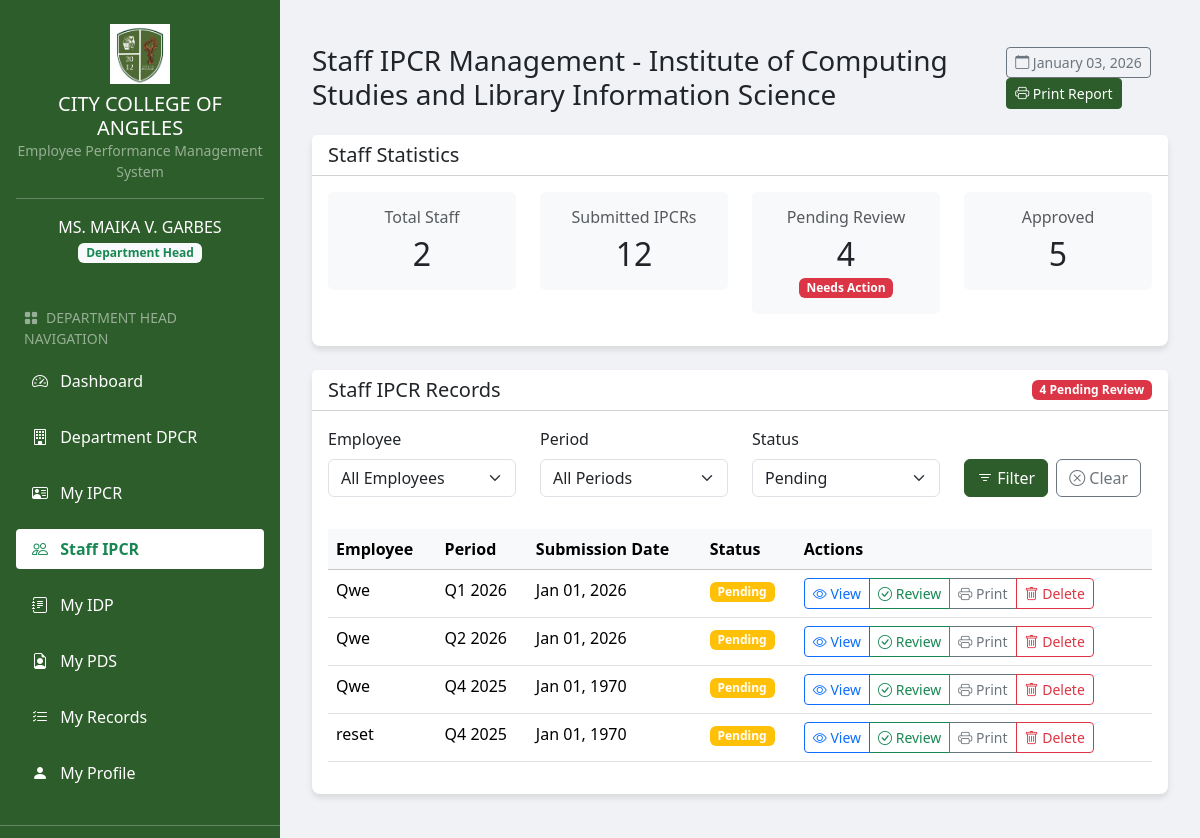
Page /staff_ipcr.php?status=Pending (signed in) on the committed database.
### tables this page shows
CREATE TABLE `departments` (
  `id` int(11) NOT NULL,
  `name` varchar(255) NOT NULL,
  `description` text DEFAULT NULL,
  `head_id` int(11) DEFAULT NULL,
  `created_at` timestamp NOT NULL DEFAULT current_timestamp(),
  `updated_at` timestamp NOT NULL DEFAULT current_timestamp() ON UPDATE current_timestamp()
);

CREATE TABLE `records` (
  `id` int(11) NOT NULL,
  `user_id` int(11) NOT NULL,
  `form_type` enum('DPCR','IPCR','IDP') NOT NULL,
  `period` varchar(255) NOT NULL,
  `content` longtext DEFAULT NULL,
  `status` enum('Draft','Pending','Approved','Rejected') NOT NULL DEFAULT 'Draft',
  `date_submitted` timestamp NULL DEFAULT NULL,
  `reviewed_by` int(11) DEFAULT NULL,
  `date_reviewed` timestamp NULL DEFAULT NULL,
  `comments` text DEFAULT NULL,
  `computation_type` enum('Type1','Type2') DEFAULT 'Type1',
  `feedback` varchar(255) DEFAULT NULL,
  `confidential_remarks` varchar(255) DEFAULT NULL,
  `position` varchar(255) NOT NULL
);

CREATE TABLE `users` (
  `id` int(11) NOT NULL,
  `name` varchar(255) NOT NULL,
  `email` varchar(255) NOT NULL,
  `password` varchar(255) NOT NULL,
  `role` enum('admin','president','department_head','regular_employee','user') NOT NULL DEFAULT 'user',
  `department_id` int(11) DEFAULT NULL,
  `avatar` varchar(255) DEFAULT NULL,
  `remember_token` varchar(255) DEFAULT NULL,
  `created_at` timestamp NOT NULL DEFAULT current_timestamp(),
  `updated_at` timestamp NOT NULL DEFAULT current_timestamp() ON UPDATE current_timestamp()
);

### staff_ipcr.php (the view, shortened to what this page needs)
<?php
include_once('includes/header.php');
$host = "localhost";
$username = "root";
$password = "";
$database = "epms_db";
$conn = new mysqli($host, $username, $password, $database);
$department_id = $_SESSION['user_department_id'];
$department_query = "SELECT name FROM departments WHERE id = ?";
$stmt = $conn->prepare($department_query);
$stmt->bind_param("i", $department_id);
$stmt->execute();
$result = $stmt->get_result();
$department_name = ($result->num_rows > 0) ? $result->fetch_assoc()['name'] : 'Unknown Department';
$staff_query = "SELECT id, name, email FROM users WHERE department_id = ? AND role = 'regular_employee'";
$stmt = $conn->prepare($staff_query);
$stmt->bind_param("i", $department_id);
$stmt->execute();
$staff_result = $stmt->get_result();
$ipcr_query = "SELECT r.*, u.name as employee_name, u.email as employee_email
               FROM records r
               INNER JOIN users u ON r.user_id = u.id
               WHERE u.department_id = ? AND r.form_type = 'IPCR' AND u.id != ?
               ORDER BY r.date_submitted DESC";
$stmt = $conn->prepare($ipcr_query);
$stmt->bind_param("ii", $department_id, $_SESSION['user_id']);
$stmt->execute();
$ipcr_result = $stmt->get_result();
$all_ipcr_records = [];
while ($row = $ipcr_result->fetch_assoc()) {
    $all_ipcr_records[] = $row;
}
mysqli_data_seek($ipcr_result, 0);
$status_counts = [
    'Pending' => 0,
    'Approved' => 0,
    'Rejected' => 0,
    'Draft' => 0
];
foreach ($all_ipcr_records as $record) {
    if (isset($record['status'])) {
        $status_counts[$record['status']]++;
    }
}
$filter_employee = isset($_GET['employee']) ? $_GET['employee'] : "all";
$filter_period = isset($_GET['period']) ? $_GET['period'] : "all";
$filter_status = isset($_GET['status']) ? $_GET['status'] : "all";
if ($filter_employee != "all" || $filter_period != "all" || $filter_status != "all") {
    $filtered_query = "SELECT r.*, u.name as employee_name
                      FROM records r
                      INNER JOIN users u ON r.user_id = u.id
                      WHERE u.department_id = ? AND r.form_type = 'IPCR' AND u.id != ?";
    $bind_types = "ii";
    $bind_params = [$department_id, $_SESSION['user_id']];
    if ($filter_status != "all") {
        $filtered_query .= " AND r.status = ?";
        $bind_types .= "s";
        $bind_params[] = $filter_status;
    }
    $filtered_query .= " ORDER BY r.date_submitted DESC";
    $stmt = $conn->prepare($filtered_query);
    $stmt->bind_param($bind_types, ...$bind_params);
    $stmt->execute();
    $ipcr_result = $stmt->get_result();
}
?>
<div class="container-fluid py-4">
    <div class="d-flex justify-content-between align-items-center mb-4">
        <h1 class="h3 mb-0">Staff IPCR Management - <?php echo htmlspecialchars($department_name); ?></h1>
        <div>
            <button class="btn btn-sm btn-outline-secondary me-2">
                <i class="bi bi-calendar"></i>
                <?php echo date('F d, Y'); ?>
            </button>
            <button class="btn btn-sm btn-primary" onclick="window.print()">
                <i class="bi bi-printer"></i> Print Report
            </button>
        </div>
    </div>
    <div class="card mb-4">
        <div class="card-header bg-white">
            <h5 class="mb-0">Staff Statistics</h5>
        </div>
        <div class="card-body">
            <div class="row">
                <div class="col-md-3 mb-3">
                    <div class="bg-light rounded p-3 text-center">
                        <h6 class="text-muted mb-2">Total Staff</h6>
                        <h2 class="mb-0"><?php echo $staff_result->num_rows; ?></h2>
                    </div>
                </div>
                <div class="col-md-3 mb-3">
                    <div class="bg-light rounded p-3 text-center">
                        <h6 class="text-muted mb-2">Submitted IPCRs</h6>
                        <h2 class="mb-0"><?php echo count($all_ipcr_records); ?></h2>
                    </div>
                </div>
                <div class="col-md-3 mb-3">
                    <div class="bg-light rounded p-3 text-center">
                        <h6 class="text-muted mb-2">Pending Review</h6>
                        <h2 class="mb-0"><?php echo $status_counts['Pending']; ?></h2>
                        <?php if ($status_counts['Pending'] > 0): ?>
                        <span class="badge bg-danger badge-new">Needs Action</span>
                        <?php endif; ?>
                    </div>
                </div>
                <div class="col-md-3 mb-3">
                    <div class="bg-light rounded p-3 text-center">
                        <h6 class="text-muted mb-2">Approved</h6>
                        <h2 class="mb-0"><?php echo $status_counts['Approved']; ?></h2>
                    </div>
                </div>
            </div>
        </div>
    </div>
    <div class="card">
        <div class="card-header bg-white d-flex justify-content-between align-items-center">
            <h5 class="mb-0">Staff IPCR Records</h5>
            <?php if ($status_counts['Pending'] > 0): ?>
            <span class="badge bg-danger"><?php echo $status_counts['Pending']; ?> Pending Review</span>
            <?php endif; ?>
        </div>
        <div class="card-body">
            <form action="staff_ipcr.php" method="GET" class="mb-4">
                <div class="row">
                    <div class="col-md-3 mb-2">
                        <label for="employee" class="form-label">Employee</label>
                        <select class="form-select" name="employee" id="employee">
                            <option value="all" <?php echo ($filter_employee == "all") ? "selected" : ""; ?>>All Employees</option>
                        </select>
                    </div>
                    <div class="col-md-3 mb-2">
                        <label for="period" class="form-label">Period</label>
                        <select class="form-select" name="period" id="period">
                            <option value="all" <?php echo ($filter_period == "all") ? "selected" : ""; ?>>All Periods</option>
                        </select>
                    </div>
                    <div class="col-md-3 mb-2">
                        <label for="status" class="form-label">Status</label>
                        <select class="form-select" name="status" id="status">
                            <option value="Pending" <?php echo ($filter_status == "Pending") ? "selected" : ""; ?>>Pending</option>
                        </select>
                    </div>
                    <div class="col-md-3 mb-2 d-flex align-items-end">
                        <button type="submit" class="btn btn-primary me-2">
                            <i class="bi bi-filter"></i> Filter
                        </button>
                        <a href="staff_ipcr.php" class="btn btn-outline-secondary">
                            <i class="bi bi-x-circle"></i> Clear
                        </a>
                    </div>
                </div>
            </form>
            <div class="table-responsive">
                <table class="table table-hover">
                    <thead class="table-light">
                        <tr>
                            <th>Employee</th>
                            <th>Period</th>
                            <th>Submission Date</th>
                            <th>Status</th>
                            <th>Actions</th>
                        </tr>
                    </thead>
                    <tbody>
                        <?php if ($ipcr_result->num_rows > 0): ?>
                            <?php while ($ipcr = $ipcr_result->fetch_assoc()): ?>
                                <tr>
                                    <td><?php echo htmlspecialchars($ipcr['employee_name']); ?></td>
                                    <td><?php echo htmlspecialchars($ipcr['period']); ?></td>
                                    <td><?php echo date('M d, Y', strtotime($ipcr['date_submitted'])); ?></td>
                                    <td>
                                        <?php
                                        $status_badge = 'secondary';
                                        $is_new = false;
                                        switch ($ipcr['status']) {
                                            case 'Pending':
                                                $status_badge = 'warning';
                                                $submitted_time = strtotime($ipcr['date_submitted']);
                                                $current_time = time();
                                                $is_new = ($current_time - $submitted_time) < 86400;
                                                break;
                                        }
                                        ?>
                                        <span class="badge bg-<?php echo $status_badge; ?>">
                                            <?php echo $ipcr['status']; ?>
                                        </span>
                                    </td>
                                    <td>
                                        <div class="btn-group">
                                            <a href="view_record.php?id=<?php echo $ipcr['id']; ?>" class="btn btn-sm btn-outline-primary">
                                                <i class="bi bi-eye"></i> View
                                            </a>
                                            <?php if ($ipcr['status'] == 'Pending'): ?>
                                                <a href="review_record.php?id=<?php echo $ipcr['id']; ?>" class="btn btn-sm <?php echo $is_new ? 'btn-success pulse-button' : 'btn-outline-success'; ?>">
                                                    <i class="bi bi-check-circle <?php echo $is_new ? 'pulse-icon' : ''; ?>"></i>
                                                    <?php echo $is_new ? '<strong>Review Now</strong>' : 'Review'; ?>
                                                </a>
                                            <?php endif; ?>
                                            <a href="print_record.php?id=<?php echo $ipcr['id']; ?>" class="btn btn-sm btn-outline-secondary">
                                                <i class="bi bi-printer"></i> Print
                                            </a>
                                            <button class="btn btn-sm btn-outline-danger" data-bs-toggle="modal" data-bs-target="#deleteModal<?php echo $ipcr['id']; ?>">
                                                <i class="bi bi-trash"></i> Delete
                                            </button>
                                        </div>
                                    </td>
                                </tr>
                            <?php endwhile; ?>
                        <?php endif; ?>
                    </tbody>
                </table>
            </div>
        </div>
    </div>
</div>
<?php
include_once('includes/footer.php');
?>

### includes/header.php (style rules this page uses)
body { background-color: #f0f2f5; min-height: 100vh; display: flex; }
.btn-primary, .bg-primary { background-color: #2d5d2a !important; border-color: #2d5d2a !important; }
.card { box-shadow: 0 4px 6px rgba(0, 0, 0, 0.1); border-radius: 8px; border: none; }
.badge-new { animation: badge-pulse 1.5s infinite; }

### includes/sidebar.php (style rules this page uses)
.badge-new { animation: badge-pulse 1.5s infinite; }

### rows in the picture
departments: name "Institute of Computing Studies and Library Information Science"
records: user.name "Qwe", period "Q1 2026", date_submitted "Jan 01, 2026", status "Pending", shows "Review"
records: user.name "Qwe", period "Q2 2026", date_submitted "Jan 01, 2026", status "Pending", shows "Review"
records: user.name "Qwe", period "Q4 2025", date_submitted "Jan 01, 1970", status "Pending", shows "Review"
records: user.name "reset", period "Q4 2025", date_submitted "Jan 01, 1970", status "Pending", shows "Review"

### other values in the picture
$_SESSION['user_name'] "MS. MAIKA V. GARBES"
$role_display "Department Head"
$item['title'] "Dashboard"
$item['title'] "Department DPCR"
$item['title'] "My IPCR"
$item['title'] "Staff IPCR"
$item['title'] "My IDP"
$item['title'] "My PDS"
$item['title'] "My Records"
$item['title'] "My Profile"
$staff_result->num_rows "2"
count($all_ipcr_records) "12"
$status_counts['Pending'] "4"
$status_counts['Approved'] "5"
